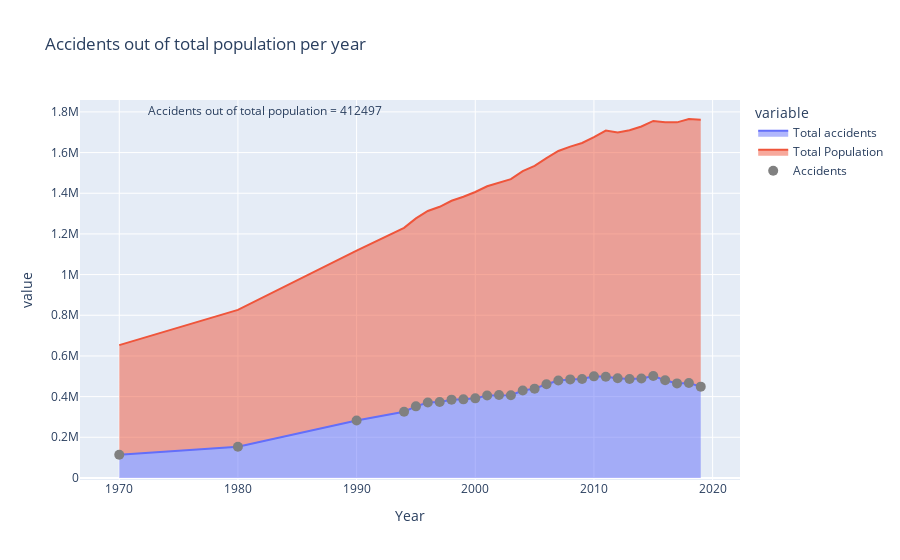

Notebook code cell kept with this figure:
### Code cell
fig = px.area(accident_data, x='Year', y=['Total accidents','Total Population'], title='Accidents out of total population per year')
fig.add_scatter(x=accident_data['Year'], y=accident_data['Total accidents'], mode='markers', name='Accidents', marker=dict(color='grey', size=10))
mean_accidents = accident_data['Total accidents'].mean()
fig.add_annotation(xref='paper', yref='paper', x=0.1, y=1, text=f"Accidents out of total population = {mean_accidents:.0f}",showarrow=False)
fig.show()

### Figure 1 — Plotly figure (JSON) as saved in the notebook; plotly's stock layout.template omitted (floating-point values rounded to 4 significant figures)
{"data": [{"fillpattern": {"shape": ""}, "hovertemplate": "variable=Total accidents<br>Year=%{x}<br>value=%{y}<extra></extra>", "legendgroup": "Total accidents", "line": {"color": "#636efa"}, "marker": {"symbol": "circle"}, "mode": "lines", "name": "Total accidents", "orientation": "v", "showlegend": true, "stackgroup": "1", "type": "scatter", "x": [1970, 1980, 1990, 1994, 1995, 1996, 1997, 1998, 1999, 2000, 2001, 2002, 2003, 2004, 2005, 2006, 2007, 2008, 2009, 2010, 2011, 2012, 2013, 2014, 2015, 2016, 2017, 2018, 2019], "xaxis": "x", "y": [114100, 153200, 282600, 325864, 351999, 371204, 373671, 385018, 386456, 391449, 405637, 407497, 406726, 429910, 439255, 460920, 479216, 484704, 486384, 499628, 497686, 490383, 486476, 489400, 501423, 480652, 464910, 467044, 449002], "yaxis": "y"}, {"fillpattern": {"shape": ""}, "hovertemplate": "variable=Total Population<br>Year=%{x}<br>value=%{y}<extra></extra>", "legendgroup": "Total Population", "line": {"color": "#EF553B"}, "marker": {"symbol": "circle"}, "mode": "lines", "name": "Total Population", "orientation": "v", "showlegend": true, "stackgroup": "1", "type": "scatter", "x": [1970, 1980, 1990, 1994, 1995, 1996, 1997, 1998, 1999, 2000, 2001, 2002, 2003, 2004, 2005, 2006, 2007, 2008, 2009, 2010, 2011, 2012, 2013, 2014, 2015, 2016, 2017, 2018, 2019], "xaxis": "x", "y": [539000, 673000, 835000, 904000, 924359, 941579, 959792, 978081, 996130, 1014825, 1028610, 1045547, 1062388, 1079117, 1095722, 1112186, 1128521, 1144734, 1160813, 1176742, 1210193, 1208116, 1223581, 1238887, 1254019, 1268961, 1283601, 1298043, 1312241], "yaxis": "y"}, {"marker": {"color": "grey", "size": 10}, "mode": "markers", "name": "Accidents", "type": "scatter", "x": [1970, 1980, 1990, 1994, 1995, 1996, 1997, 1998, 1999, 2000, 2001, 2002, 2003, 2004, 2005, 2006, 2007, 2008, 2009, 2010, 2011, 2012, 2013, 2014, 2015, 2016, 2017, 2018, 2019], "y": [114100, 153200, 282600, 325864, 351999, 371204, 373671, 385018, 386456, 391449, 405637, 407497, 406726, 429910, 439255, 460920, 479216, 484704, 486384, 499628, 497686, 490383, 486476, 489400, 501423, 480652, 464910, 467044, 449002]}], "layout": {"annotations": [{"showarrow": false, "text": "Accidents out of total population = 412497", "x": 0.1, "xref": "paper", "y": 1, "yref": "paper"}], "legend": {"title": {"text": "variable"}, "tracegroupgap": 0}, "title": {"text": "Accidents out of total population per year"}, "xaxis": {"anchor": "y", "domain": [0, 1], "title": {"text": "Year"}}, "yaxis": {"anchor": "x", "domain": [0, 1], "title": {"text": "value"}}}}
